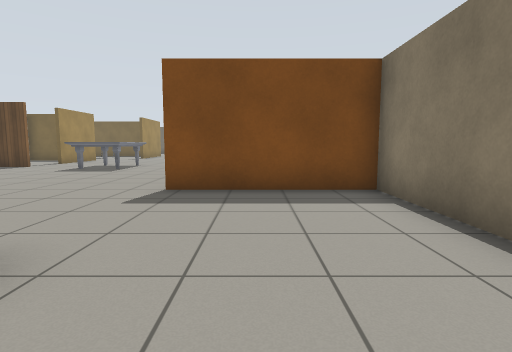
view 1 (above)

24 first-person views from a walk through a Gazebo world. The camera is 0.9 m above the floor, tilts 6° down and sees 80° across. The floor is counted in squares, 1 m on a side. Each view is taken from the middle of a square. On the plan, view 1 faces up. The plan holds only what a view shows up to about 11 squares ahead; the rest is blank. The robots in the file are not drawn. Gazebo's built-in surfaces are drawn with simple patterns. Some surface patterns are stand-ins.

view 2
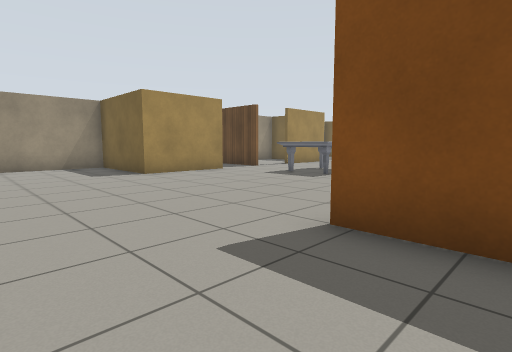

view 3
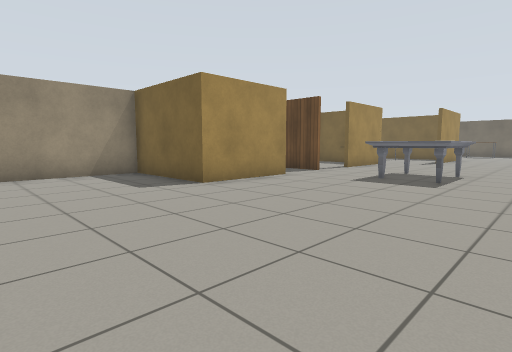

view 4
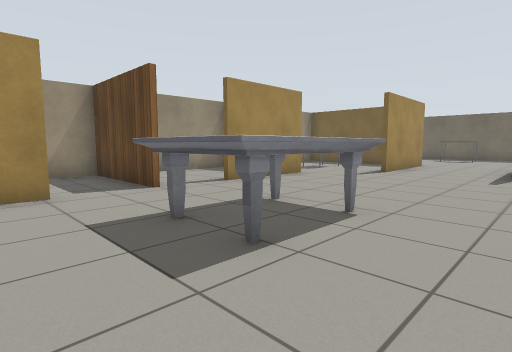

view 5
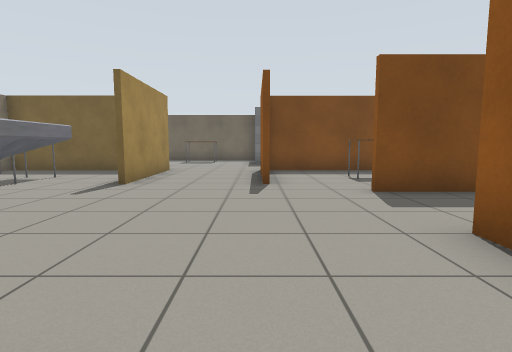

view 6
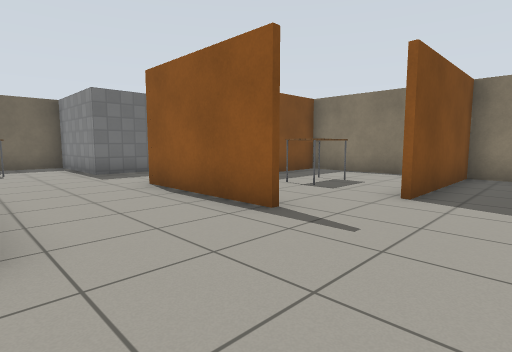

view 7
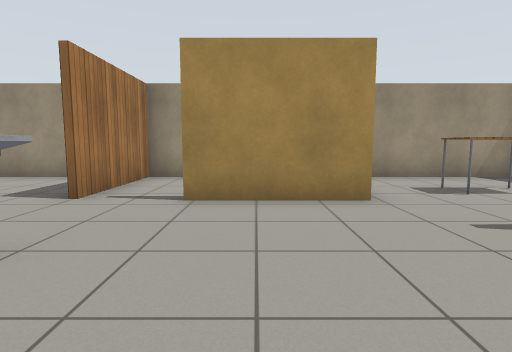

view 8
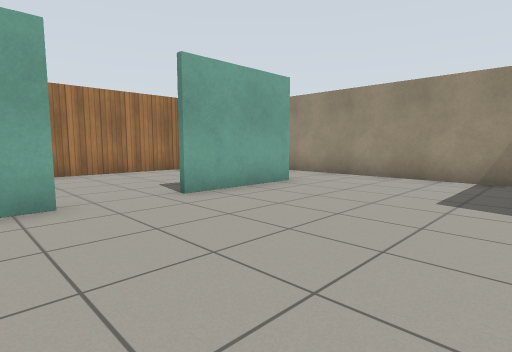

view 9
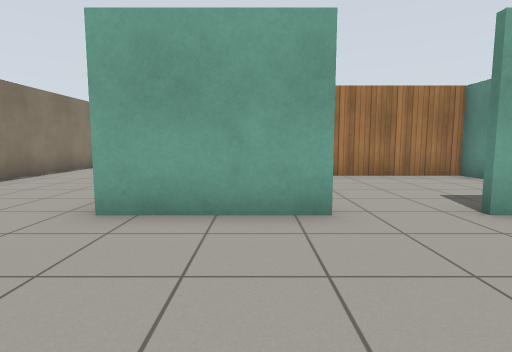

view 10
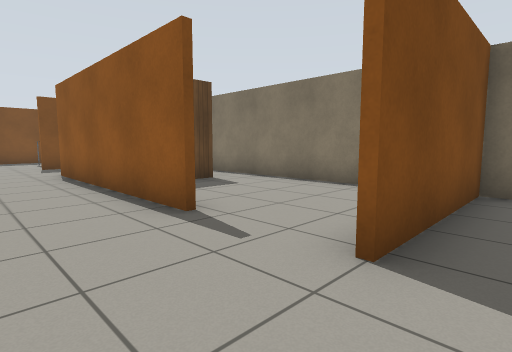

view 11
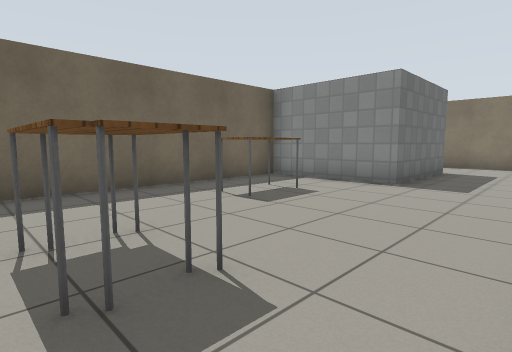

view 12
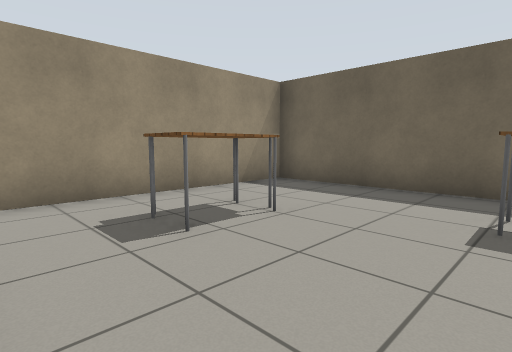

view 13
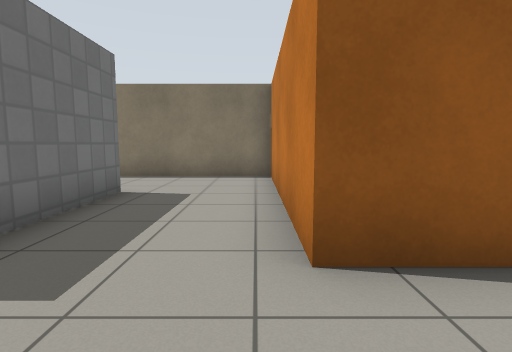

view 14
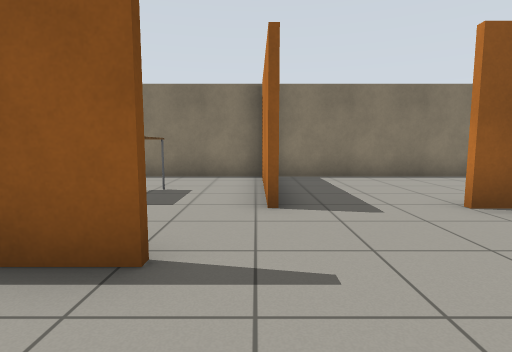

view 15
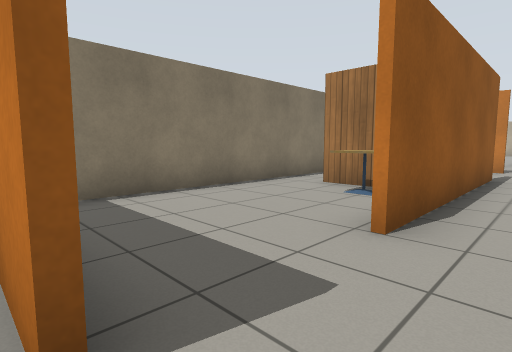

view 16
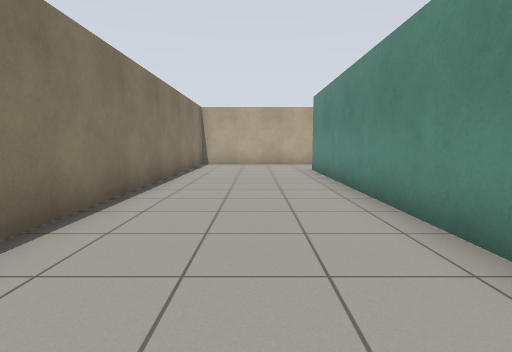

view 17
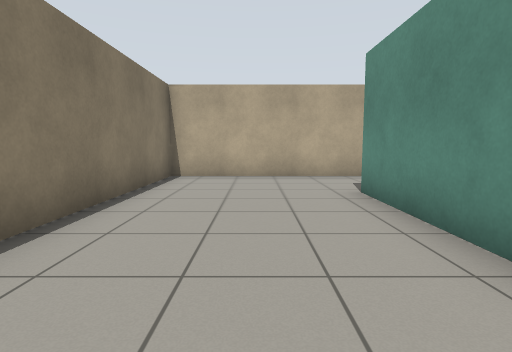

view 18
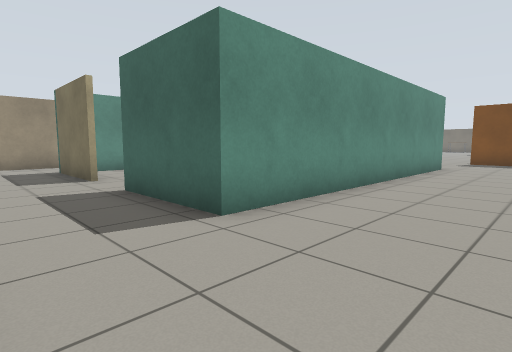

view 19
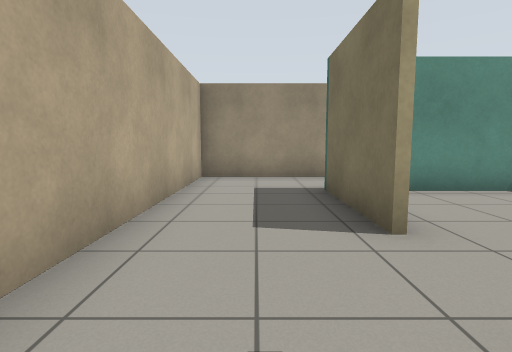

view 20
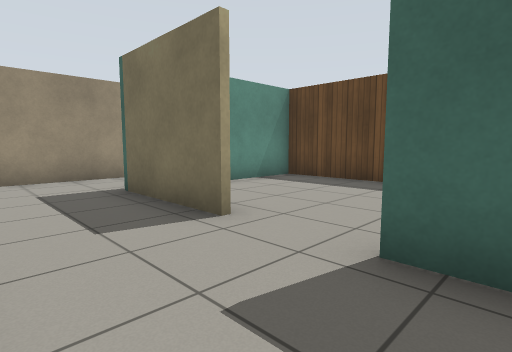

view 21
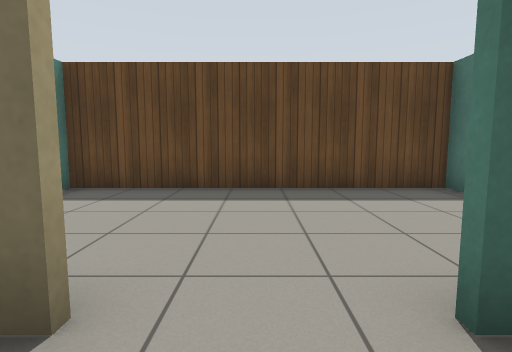

view 22
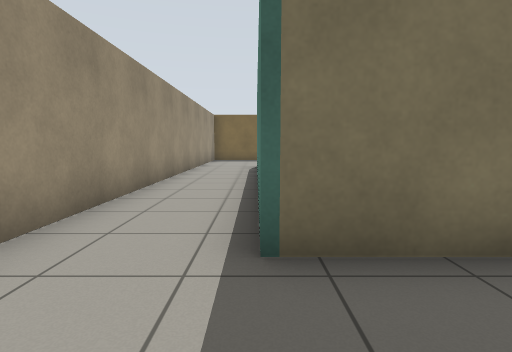

view 23
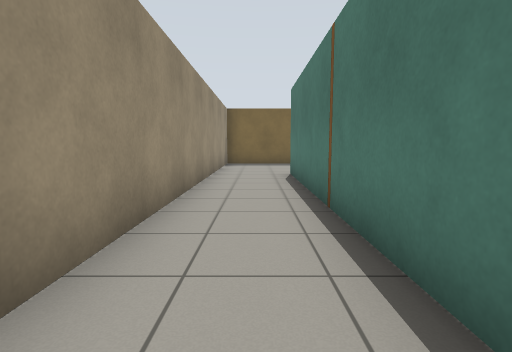

view 24
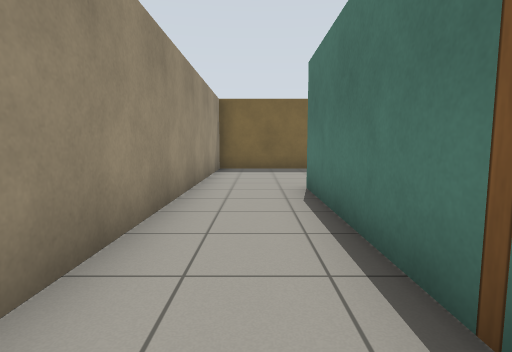

### Floor plan
Ten units are one square. View 1 is at (0, 0); x grows to the right and y downward. Boxes are objects, and circles mark ways between rooms. Rooms are numbered by the first view taken in them; rooms with no view inside come last. Other rooms are left out.
<svg viewBox="-129 -297 159 407">
<path fill="none" stroke="#000" d="M-50 -22 -20 -22 -20 76 -50 76M-18 -84 -18 -151M24 -28 24 -60 -19 -60M-88 -101 -88 -71 -123 -71 -123 105 -56 105M-88 -169 -88 -138M-69 76 -100 76 -100 -22 -69 -22M-19 -178 24 -178M-4 -177 -19 -177M-38 -187 -38 -226M24 -180 24 -224 -36 -224M-30 105 24 105 24 -2M-70 -226 -70 -187M-38 -226 24 -226 24 -268M-2 -255 -40 -255 -40 -292 -123 -292 -123 -234M-98 31 -98 66M-21 28 -99 28M-98 16 -98 31M-99 26 -59 26M24 -81 24 -125M10 -116 4 -116M24 -125 24 -180M25 -177 -4 -177M-2 -118 10 -118M-123 -120 -123 -80M-89 -119 -124 -119"/>
<rect x="-65" y="-135" width="20" height="30" fill="#bbb"><title>marble table</title></rect>
<rect x="-15" y="-205" width="20" height="10" fill="#bbb"><title>table</title></rect>
<rect x="-105" y="-265" width="10" height="20" fill="#bbb"><title>table</title></rect>
<rect x="-75" y="-275" width="20" height="10" fill="#bbb"><title>table</title></rect>
<rect x="-15" y="-135" width="20" height="10" fill="#bbb"><title>cafe table</title></rect>
<circle cx="-55" cy="-230" r="3" fill="#2a7"/>
<circle cx="-55" cy="80" r="3" fill="#2a7"/>
<circle cx="-55" cy="-20" r="3" fill="#2a7"/>
<circle cx="-15" cy="-75" r="3" fill="#2a7"/>
<circle cx="-10" cy="-165" r="3" fill="#2a7"/>
<circle cx="-90" cy="-110" r="3" fill="#2a7"/>
<circle cx="15" cy="-120" r="3" fill="#2a7"/>
<text x="-40" y="-50">1</text>
<text x="-50" y="-250">2</text>
<text x="-60" y="60">3</text>
<text x="-60" y="0">4</text>
<text x="10" y="-90">5</text>
<text x="10" y="-150">6</text>
<text x="-110" y="-100">7</text>
</svg>
Room 1 opens to room 2. Room 1 opens to room 3. Room 1 opens to room 4. Room 1 opens to room 5. Room 1 opens to room 6. Room 1 opens to room 7. Room 5 opens to room 6.

Where each view was taken, in squares from view 1:
view 1: 0 up, 0 right, facing up
view 2: 3 up, 0 right, facing up-left
view 3: 3 up, 3 left, facing up-left
view 4: 9 up, 3 left, facing up-left
view 5: 12 up, 4 left, facing up
view 6: 16 up, 7 left, facing up-right
view 7: 15 up, 4 left, facing left
view 8: 7 up, 4 left, facing down-left
view 9: 6 up, 4 left, facing down
view 10: 5 up, 4 left, facing up-right
view 11: 23 up, 11 left, facing up-right
view 12: 23 up, 7 left, facing up-left
view 13: 23 up, 6 left, facing right
view 14: 18 up, 6 left, facing right
view 15: 18 up, 3 left, facing down-right
view 16: 3 up, 0 right, facing down
view 17: 2 down, 0 right, facing down
view 18: 10 down, 1 right, facing up-left
view 19: 9 down, 4 left, facing left
view 20: 10 down, 4 left, facing up-left
view 21: 9 down, 6 left, facing up
view 22: 10 down, 10 left, facing up
view 23: 7 down, 11 left, facing up
view 24: 4 down, 11 left, facing up
